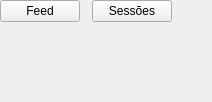
<?xml version="1.0" encoding="UTF-8"?>
<ui version="4.0">
 <class>ActivityForm</class>
 <widget class="QWidget" name="ActivityForm">
  <layout class="QVBoxLayout" name="outer">
   <property name="spacing"><number>12</number></property>
   <property name="leftMargin"><number>0</number></property>
   <property name="topMargin"><number>0</number></property>
   <property name="rightMargin"><number>0</number></property>
   <property name="bottomMargin"><number>0</number></property>
   <item>
    <layout class="QHBoxLayout" name="toolbar">
     <item>
      <widget class="QPushButton" name="feedBtn">
       <property name="text"><string>Feed</string></property>
       <property name="checkable"><bool>true</bool></property>
      </widget>
     </item>
     <item>
      <widget class="QPushButton" name="sessionsBtn">
       <property name="text"><string>Sessões</string></property>
       <property name="checkable"><bool>true</bool></property>
      </widget>
     </item>
     <item>
      <spacer name="hspacer"><property name="orientation"><enum>Qt::Horizontal</enum></property>
       <property name="sizeHint" stdset="0"><size><width>40</width><height>20</height></size></property>
      </spacer>
     </item>
    </layout>
   </item>
   <item>
    <widget class="QScrollArea" name="scroll">
     <property name="widgetResizable"><bool>true</bool></property>
     <property name="frameShape"><enum>QFrame::NoFrame</enum></property>
     <property name="horizontalScrollBarPolicy"><enum>Qt::ScrollBarAlwaysOff</enum></property>
     <widget class="QWidget" name="ScrollBody">
      <layout class="QVBoxLayout" name="contentLayout">
       <property name="spacing"><number>16</number></property>
       <property name="leftMargin"><number>0</number></property>
       <property name="topMargin"><number>0</number></property>
       <property name="rightMargin"><number>8</number></property>
       <property name="bottomMargin"><number>8</number></property>
      </layout>
     </widget>
    </widget>
   </item>
  </layout>
 </widget>
 <resources/><connections/>
</ui>
